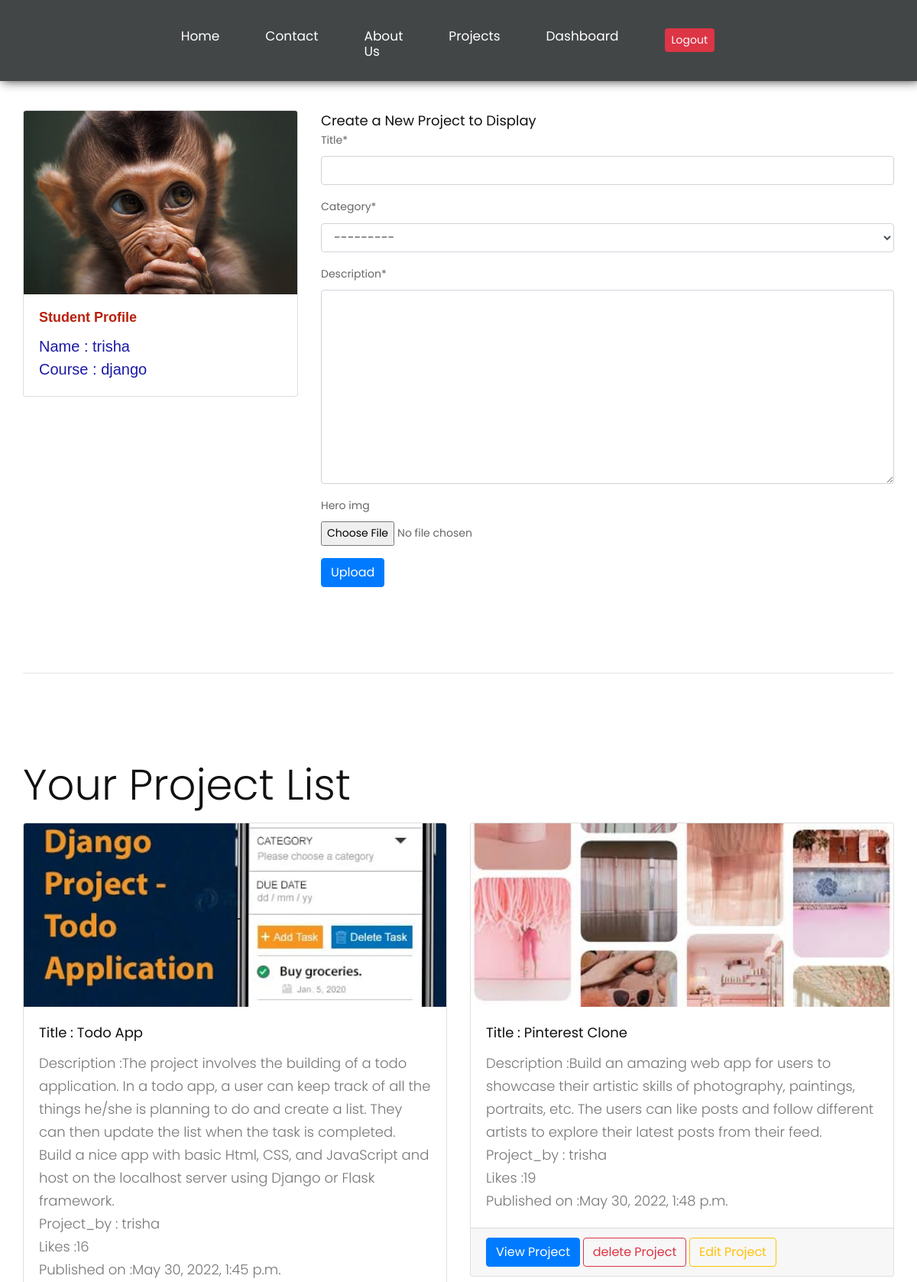
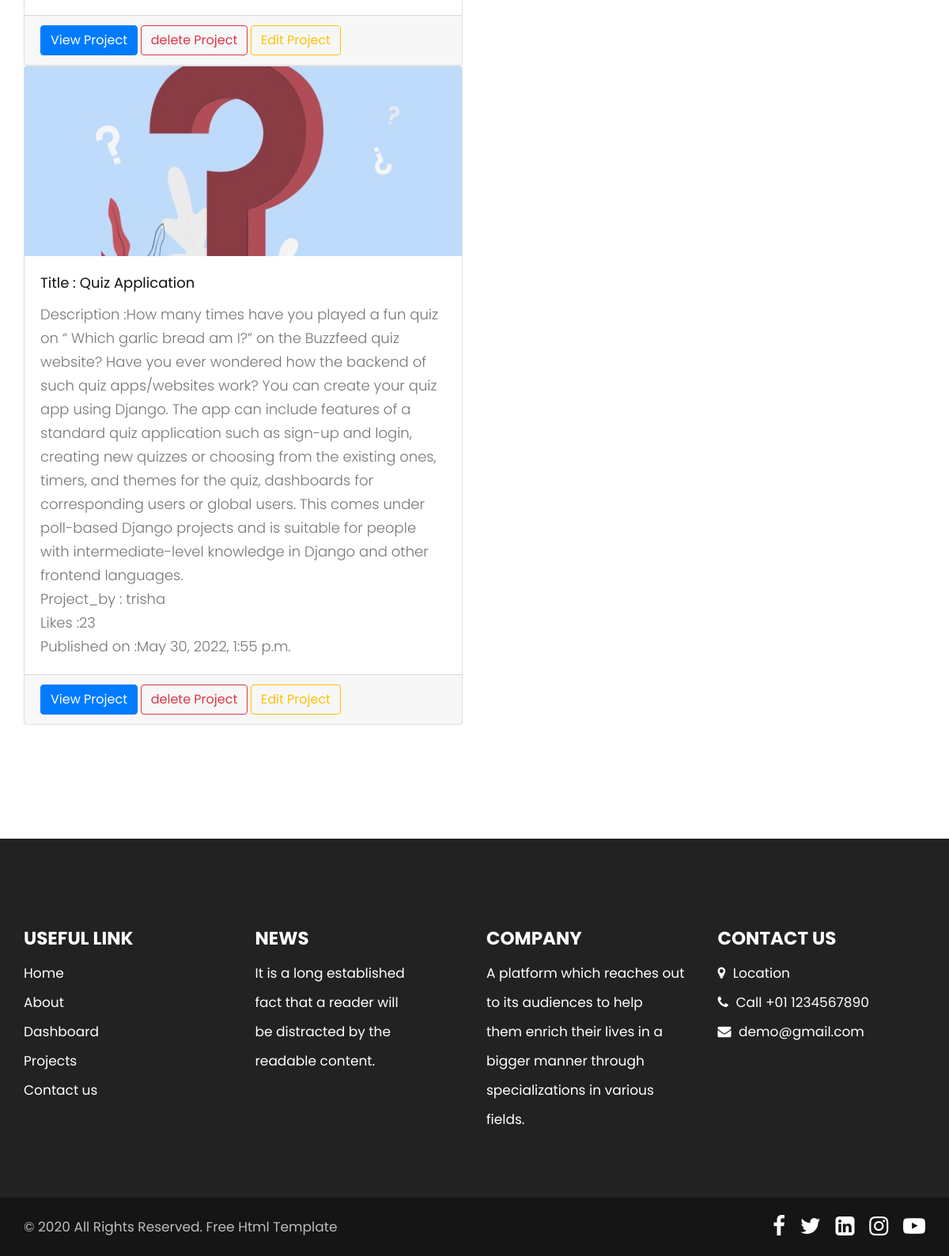
The app's page /dashboard/ (signed in) with its own data (2 pictures, top to bottom).
### main/models.py (models this page shows, shortened)
class StudentProfile(models.Model):
    user = models.ForeignKey(User,on_delete=models.CASCADE)
    full_name = models.CharField(max_length=100, unique=True)
    photo=models.ImageField(upload_to='images/', blank=True, null=True)
    course=models.CharField(max_length=75)
    created_on=models.DateTimeField(auto_now_add=True)

class Project(models.Model):
    title = models.CharField(max_length=100)
    category = models.ForeignKey(Category, on_delete=models.DO_NOTHING)
    description = models.TextField()
    hero_img=models.ImageField(upload_to='images/', blank=True, null=True)
    likes=models.PositiveIntegerField()
    added_on=models.DateTimeField(auto_now_add=True)
    student=models.ForeignKey(StudentProfile,on_delete=models.CASCADE)

### main/views.py (the view, shortened to what this page needs)
# urls.py: path('dashboard/',views.dashboard, name='dashboard'),
@login_required
def dashboard(request):
    profile = StudentProfile.objects.filter(user=request.user).first()
    if profile is not None:
        projects = Project.objects.filter(student=profile)
        form = ProjectForm()
        context = {
            'profile':profile,
            'projects':projects,
            'form':form
        }
        return render(request,'dashboard.html',context)

### main/forms.py
class ProjectForm(forms.ModelForm):
    class Meta:
        model = Project
        fields = ('title','category','description','hero_img')

### main/models.py (called while the page is built)
    def __str__(self):
        return self.name

### templates/dashboard.html (shortened to what this page needs)
{% extends 'base.html' %}
{% load crispy_forms_tags %}
{% block content %}
{% if profileform %}
<div class="container py-5">
    <div class="row">
        <div class="col-md-6 my-5 py-5">
            <form method="POST" enctype="multipart/form-data">
                {{profileform|crispy}}
                {% csrf_token %}
                <button type="submit" class="btn btn-primary">Submit</button>
            </form>
        </div>
    </div>
</div>
{% else %}
<div class="container py-5">
    <div class="row">
        <div class="col-md-4 py-5 my-5">
            <div class="card">
                <img class="card-img-top" src="{{ profile.photo.url }}" alt="Card image cap">
                <div class="card-body">
                    <h3 style="font-weight:700; font-family:Verdana, Geneva, Tahoma, sans-serif;color:rgb(184, 32, 12)" class="card-title">Student Profile</h3>
                    <p class="lead" style="font-size:20px; font-family:Verdana, Geneva, Tahoma, sans-serif;color:rgb(27, 25, 165)">Name   : {{profile.full_name}}</p>
                    <p class="lead" style="font-size:20px; font-family:Verdana, Geneva, Tahoma, sans-serif;color:rgb(27, 25, 165)">Course : {{profile.course}}</p>
                </div>
            </div>
        </div>
        <div class="col-md-8 py-5 my-5">
            <h3>Create a New Project to Display</h3>
            <form method="POST" enctype="multipart/form-data">
                {{form |crispy}}
                <button type="submit" class="btn btn-primary">Upload</button>
            </form>
        </div>
    </div>
    <hr>
    <div class="row">
        <div class="col-md-12 py-5 my-5">
            <h1 class="display-4 mb-3">Your Project List</h1>
            <div class="row">
                {% for project in projects %}
                <div class="col-md-6">
                    <div class="card">
                        <img class="card-img-top" src="{{ project.hero_img.url }}" alt="Card image cap">
                        <div class="card-body">
                            <h3 class="card-title">Title : {{project.title}}</h3>
                            <p class="lead">Description :{{project.description}}</p>
                            <p class="lead">Project_by  : {{profile.full_name}}</p>
                            <p class="lead">Likes :{{project.likes}}</p>
                            <p class="lead">Published on :{{project.added_on}}</p>
                        </div>
                        <div class="card-footer">
                            <a href="{% url 'main:project_details' project.id %}" class="btn btn-primary">
                                View Project
                            </a>
                            <a href="{% url 'main:project_delete' project.id %}" class="btn btn-outline-danger">
                                delete Project
                            </a>
                            <a href="{% url 'main:project_edit' project.id %}" class="btn btn-outline-warning">
                                Edit Project
                            </a>
                        </div>
                    </div>
                </div>
                {% endfor %}
            </div>
        </div>
    </div>
</div>
{% endif %}
{% endblock %}

### main/static/css/style.css (style rules this page uses)
body { color: #666666; font-size: 14px; font-family: 'Poppins', sans-serif; line-height: 1.80857; font-weight: normal; }
a { color: #1f1f1f; text-decoration: none !important; outline: none !important; -webkit-transition: all .3s ease-in-out; -moz-transition: all .3s ease-in-out; -ms-transition: all .3s ease-in-out; -o-transition: all .3s ease-in-out; transition: all .3s ease-in-out; }
h1, h2, h3, h4, h5, h6 { letter-spacing: 0; font-weight: normal; position: relative; padding: 0; font-weight: normal; line-height: normal; color: #111111; margin: 0 }
h1 { font-size: 24px }
h3 { font-size: 18px }
*, *::after, *::before { -webkit-box-sizing: border-box; -moz-box-sizing: border-box; box-sizing: border-box; }
p { margin: 0px; padding: 0; font-weight: 400; font-size: 17px; line-height: 28px; }
a { color: #222222; text-decoration: none; outline: none !important; }
a, .btn { text-decoration: none !important; outline: none !important; -webkit-transition: all .3s ease-in-out; -moz-transition: all .3s ease-in-out; -ms-transition: all .3s ease-in-out; -o-transition: all .3s ease-in-out; transition: all .3s ease-in-out; }
img { max-width: 100%; height: auto; }
.lead { font-size: 18px; line-height: 30px; color: #767676; margin: 0; padding: 0; }
button { border: 0; margin: 0; padding: 0; cursor: pointer; }
.container { max-width: 1170px; }

### templates/header.html (style rules this page uses)
.card-img-top { width: 100%; height: 20vw; object-fit: cover; }

### records on screen
StudentProfile: photo (picture), full_name "trisha", course "django"
Project: hero_img (picture), title "Todo App", description "The project involves the building of a todo application. In a todo app, a user can keep track of all the things he/she is planning to do and create a list. They can then update the list when the task is completed. Build a nice app with basic Html, CSS, and JavaScript and host on the localhost server using Django or Flask framework.", likes "16", added_on "May 30, 2022, 1:45 p.m."
Project: hero_img (picture), title "Pinterest Clone", description "Build an amazing web app for users to showcase their artistic skills of photography, paintings, portraits, etc. The users can like posts and follow different artists to explore their latest posts from their feed.", likes "19", added_on "May 30, 2022, 1:48 p.m."
Project: hero_img (picture), title "Quiz Application", description "How many times have you played a fun quiz on “ Which garlic bread am I?” on the Buzzfeed quiz website? Have you ever wondered how the backend of such quiz apps/websites work? You can create your quiz app using Django. The app can include features of a standard quiz application such as sign-up and login, creating new quizzes or choosing from the existing ones, timers, and themes for the quiz, dashboards for corresponding users or global users. This comes under poll-based Django projects and is suitable for people with intermediate-level knowledge in Django and other frontend languages.", likes "23", added_on "May 30, 2022, 1:55 p.m."
